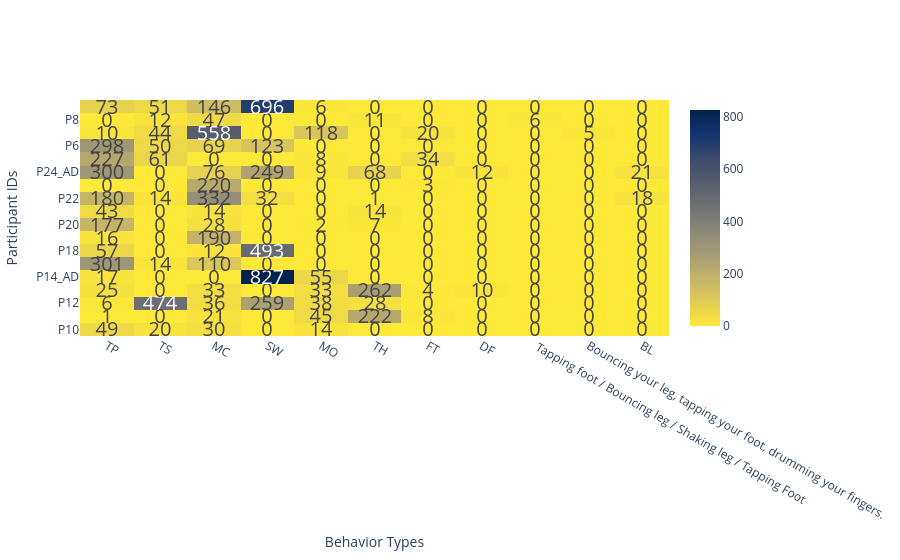

The cell this chart's notebook holds for it:
### Code cell
print("Activity 3")
plot_heatmap(result_A3)

### Figure 1 — Plotly figure (JSON) as saved in the notebook; plotly's stock layout.template omitted (floating-point values rounded to 4 significant figures; data arrays with more than 128 entries replaced by an {"elided": "..."} marker saying what was removed)
{"data": [{"colorscale": [[0, "#fee838"], [0.1111, "#e1cc55"], [0.2222, "#c3b369"], [0.3333, "#a59c74"], [0.4444, "#8a8678"], [0.5556, "#707173"], [0.6667, "#575d6d"], [0.7778, "#3b496c"], [0.8889, "#123570"], [1, "#00224e"]], "hovertemplate": "<b>%{y}</b><br><b>%{x}</b>: %{z}<extra></extra>", "showscale": true, "text": {"elided": "18x11 int values"}, "textfont": {"size": 20}, "texttemplate": "%{text}", "type": "heatmap", "x": ["TP", "TS", "MC", "SW", "MO", "TH", "FT", "DF", " Tapping foot / Bouncing leg / Shaking leg / Tapping Foot", "Bouncing your leg, tapping your foot, drumming your fingers.", "BL"], "y": ["P10", "P11_AD", "P12", "P13", "P14_AD", "P15", "P18", "P19", "P20", "P21", "P22", "P23", "P24_AD", "P5", "P6", "P7_AD", "P8", "P9_AD"], "z": {"elided": "18x11 int values"}}], "layout": {"autosize": true, "font": {"size": 12}, "plot_bgcolor": "rgba(0, 0, 0, 0)", "xaxis": {"autorange": true, "gridcolor": "black", "range": [-0.5, 10.5], "showgrid": true, "title": {"text": "Behavior Types"}, "type": "category"}, "yaxis": {"autorange": true, "gridcolor": "black", "range": [-0.5, 17.5], "showgrid": true, "title": {"text": "Participant IDs"}, "type": "category"}}}
